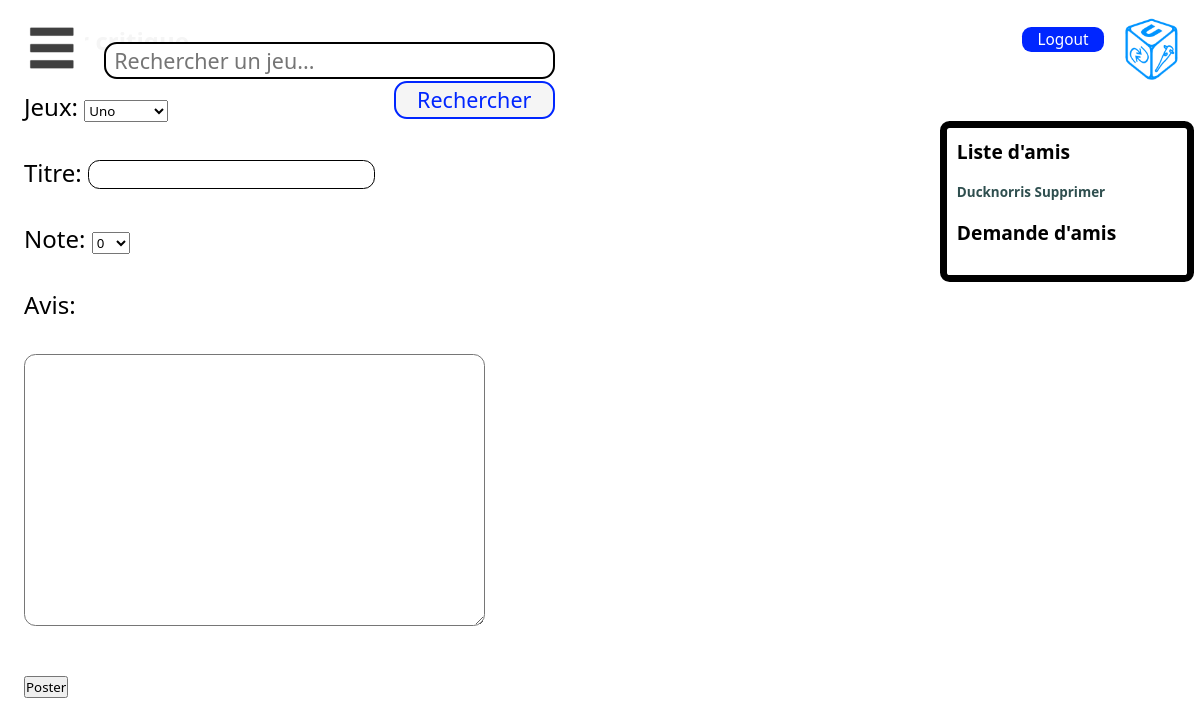
/critics_input.php (signed in), run on an earlier commit of the app's database.
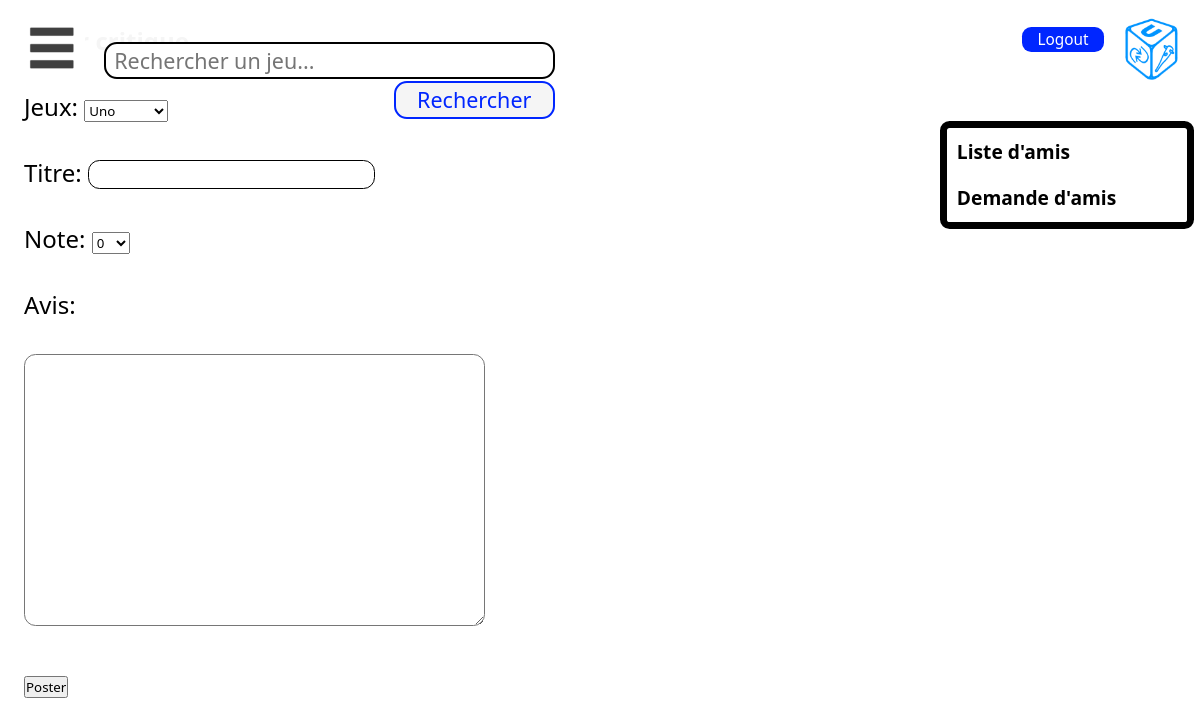
And on a later commit of the database.
### tables this page shows
CREATE TABLE amis (
  id INT PRIMARY KEY NOT NULL AUTO_INCREMENT,
  id1 INT NOT NULL,
  id2 INT NOT NULL,
  attente TINYINT(1),

  FOREIGN KEY (id1) REFERENCES utilisateur(id),
  FOREIGN KEY (id2) REFERENCES utilisateur(id)
);

CREATE TABLE utilisateur (
  id INT PRIMARY KEY NOT NULL AUTO_INCREMENT,
  pseudo VARCHAR(30),
  mdp VARCHAR(100),
  nom VARCHAR(30),
  prenom VARCHAR(30),
  bio VARCHAR(5000),
  date_de_naissance DATE,
  date_de_creation DATE DEFAULT current_timestamp(),
  email VARCHAR(50)
);

### critics_input.php (the view, shortened to what this page needs)
<!DOCTYPE html>
<html lang="en" dir="ltr">
  <head>
  </head>
  <body>
    <?php
      include 'header.php';
    ?>
    <h1>Saisir critique</h1><br/>
    <form method="post" action="add_critic.php">
      <label for="jeux">Jeux:</label>
      <select id="jeux" name="jeux">
      <?php
        $db = new PDO("mysql:host=localhost;dbname=projetifd;charset=utf8","root","");
        $req = $db->prepare("SELECT nom,id FROM jeux;");
        $req->execute();
        $line = $req->fetch();
        while($line){
        ?>
        <option value="<?php echo $line['id']; ?>"> <?php echo $line['nom']; ?></option>
        <?php
          $line = $req->fetch();
        }
        ?>
        </select><br/><br/>
	    <label for="titre">Titre:</label>
	    <input name="titre" type="text" required/> <br /><br />
      <label for="note">Note:</label>
      <select id="note" name="note">
      <?php
      for ($i = 0; $i <= 10; $i++) {
      ?>
      <option value="<?=$i?>"><?=$i?></option>
      <?php
      }?>
      </select><br/><br/>
      <label for="content">Avis:</label><br /><br />
	    <textarea name="content" cols="40" rows="10"></textarea><br /><br />
      <button type="submit">Poster</button>
    </form>
  </body>
</html>

### usert.php (shortened to what this page needs)
<link rel="stylesheet" type="text/css" href="style_site.css">
<div class="liste_amis">
    <?php
      $user_check[] = "";
      $db = new PDO("mysql:host=localhost;dbname=projetifd;charset=utf8","root","");
      $req = $db->prepare("SELECT amis.id1 AS id1,amis.id2 AS id2,amis.attente AS attente,amis.id AS ida,u1.pseudo AS pseudo_1,u2.pseudo AS pseudo_2 FROM amis INNER JOIN utilisateur u1 ON u1.id = amis.id1 INNER JOIN utilisateur u2 ON u2.id = amis.id2 WHERE (u1.pseudo = :pseudo_1 OR u2.pseudo = :pseudo_2) ; ");
      $req->execute([
        "pseudo_1" => $_SESSION['pseudo'],
        "pseudo_2" => $_SESSION['pseudo']
      ]);
      $data = $req->fetchAll();
      if($_SESSION['pseudo']){
        $user_check[] = $_SESSION['pseudo'];
      }
    ?>
    <h2>Liste d'amis</h2>
        <p>
            <?php
              for ($i=0; $i < sizeof($data) ; $i++) {
                if($data[$i]['pseudo_1'] == $_SESSION['pseudo']){
                  echo "</br><a href='chat.php?id=".$data[$i]['id2']."&num=15' >" . $data[$i]['pseudo_2'] . " </a> <a href='friend_action.php?action=delete&id=".$data[$i]['ida']."  '> Supprimer</a>";
                  $user_check[] = $data[$i]['pseudo_2'];
                }else{
                  if($data[$i]['attente'] == false){
                    echo "</br><a href='chat.php?id=".$data[$i]['id1']."&num=15' >".  $data[$i]['pseudo_1'] . "</a> <a href='friend_action.php?action=delete&id=".$data[$i]['ida']." '> Supprimer</a></br>";
                      $user_check[] = $data[$i]['pseudo_1'];
                  }
                }
              }
             ?>
        </p>
    <h2>Demande d'amis</h2>
        <p>
</div>

What changed in the data, as far as the page shows it:
removed amis: id2.pseudo "Ducknorris"
